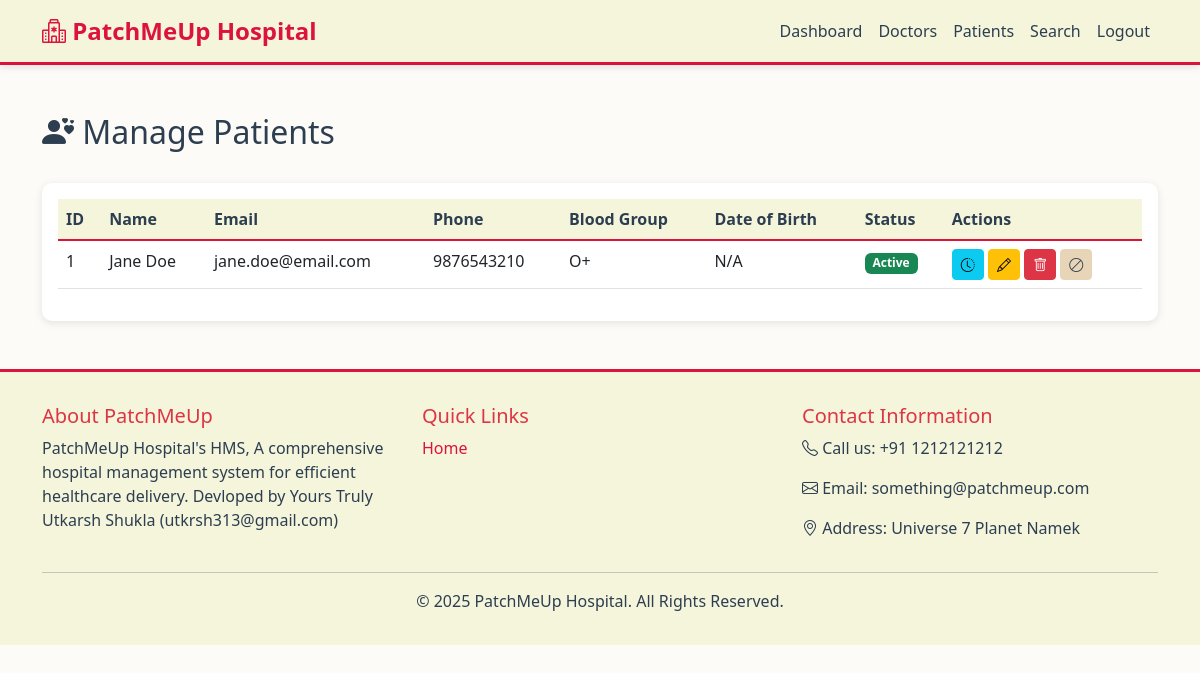
Screenshot of /admin/patients (signed in) with the database file from the repository.
### app/models/patient.py (models this page shows, shortened)
class Patient(db.Model):
    __tablename__ = 'patients'
    id = db.Column(db.Integer, primary_key=True)
    user_id = db.Column(db.Integer, db.ForeignKey('users.id'), nullable=False)
    name = db.Column(db.String(100), nullable=False)
    phone = db.Column(db.String(20))
    date_of_birth = db.Column(db.Date)
    address = db.Column(db.Text)
    blood_group = db.Column(db.String(5))
    medical_history = db.Column(db.Text)
    appointments = db.relationship('Appointment', backref='patient', lazy='dynamic', cascade='all, delete-orphan')

### app/models/user.py (models this page shows, shortened)
class User(UserMixin, db.Model):
    __tablename__ = 'users'
    id = db.Column(db.Integer, primary_key=True)
    email = db.Column(db.String(120), unique=True, nullable=False, index=True)
    password_hash = db.Column(db.String(255), nullable=False)
    role = db.Column(db.String(20), nullable=False)
    is_active = db.Column(db.Boolean, default=True)
    created_at = db.Column(db.DateTime, default=datetime.utcnow)
    doctor = db.relationship('Doctor', backref='user', uselist=False, cascade='all, delete-orphan')
    patient = db.relationship('Patient', backref='user', uselist=False, cascade='all, delete-orphan')

### app/routes/admin_patients.py (the view)
@admin_patients_bp.route('/patients')
@login_required
@admin_required
def list_patients():
    return render_template('admin/patients.html', patients=Patient.query.all())

### app/templates/admin/patients.html (shortened to what this page needs)
{% extends "base.html" %}
{% block content %}
<div class="container my-5">
    <div class="d-flex justify-content-between align-items-center mb-4">
        <h2><i class="bi bi-person-hearts"></i> Manage Patients</h2>
    </div>
    <div class="card">
        <div class="card-body">
            <div class="table-responsive">
                <table class="table table-hover">
                    <thead>
                        <tr>
                            <th>ID</th>
                            <th>Name</th>
                            <th>Email</th>
                            <th>Phone</th>
                            <th>Blood Group</th>
                            <th>Date of Birth</th>
                            <th>Status</th>
                            <th>Actions</th>
                        </tr>
                    </thead>
                    <tbody>
                        {% for patient in patients %}
                        <tr>
                            <td>{{ patient.id }}</td>
                            <td>{{ patient.name }}</td>
                            <td>{{ patient.user.email }}</td>
                            <td>{{ patient.phone or 'N/A' }}</td>
                            <td>{{ patient.blood_group or 'N/A' }}</td>
                            <td>{{ patient.date_of_birth.strftime('%b %d, %Y') if patient.date_of_birth else 'N/A' }}
                            </td>
                            <td>
                                {% if patient.user.is_active %}
                                <span class="badge bg-success">Active</span>
                                {% else %}
                                <span class="badge bg-secondary">Inactive</span>
                                {% endif %}
                            </td>
                            <td>
                                <a href="{{ url_for('admin_patients.patient_history', id=patient.id) }}"
                                    class="btn btn-sm btn-info" title="View History">
                                    <i class="bi bi-clock-history"></i>
                                </a>
                                <a href="{{ url_for('admin_patients.edit_patient', id=patient.id) }}"
                                    class="btn btn-sm btn-warning" title="Edit">
                                    <i class="bi bi-pencil"></i>
                                </a>
                                <form method="POST"
                                    action="{{ url_for('admin_patients.delete_patient', id=patient.id) }}"
                                    class="d-inline">
                                    <button type="submit" class="btn btn-sm btn-danger" title="Delete Permanently"
                                        data-confirm="Are you sure you want to permanently delete this patient? This action cannot be undone.">
                                        <i class="bi bi-trash"></i>
                                    </button>
                                </form>
                                <form method="POST"
                                    action="{{ url_for('admin_patients.deactivate_patient', id=patient.id) }}"
                                    class="d-inline">
                                    <button type="submit" class="btn btn-sm btn-secondary" title="Deactivate/Activate">
                                        <i class="bi bi-ban"></i>
                                    </button>
                                </form>
                            </td>
                        </tr>
                        {% else %}
                        <tr>
                            <td colspan="8" class="text-center text-muted">No patients found</td>
                        </tr>
                        {% endfor %}
                    </tbody>
                </table>
            </div>
        </div>
    </div>
</div>
{% endblock %}

### app/static/css/custom.css (style rules this page uses)
:root { --primary-red: #DC143C; --dark-red: #8B0000; --beige: #F5F5DC; --beige-dark: #E8D5B7; --beige-light: #FDFBF7; --text-dark: #2c3e50; --text-light: #6c757d; --shadow: 0 2px 8px rgba(0, 0, 0, 0.1); }
body { font-family: 'Segoe UI', Tahoma, Geneva, Verdana, sans-serif; background-color: var(--beige-light); color: var(--text-dark); }
.btn-secondary { background-color: var(--beige-dark); border-color: var(--beige-dark); color: var(--text-dark); }
.card { border: none; box-shadow: var(--shadow); border-radius: 10px; margin-bottom: 1.5rem; background-color: white; }
.table { background-color: white; }
.table thead th { background-color: var(--beige); color: var(--text-dark); border-bottom: 2px solid var(--primary-red); font-weight: 600; }

### rows the page displays
Patient: id "1", name "Jane Doe", user.email "jane.doe@email.com", phone "9876543210", blood_group "O+", date_of_birth "N/A"
